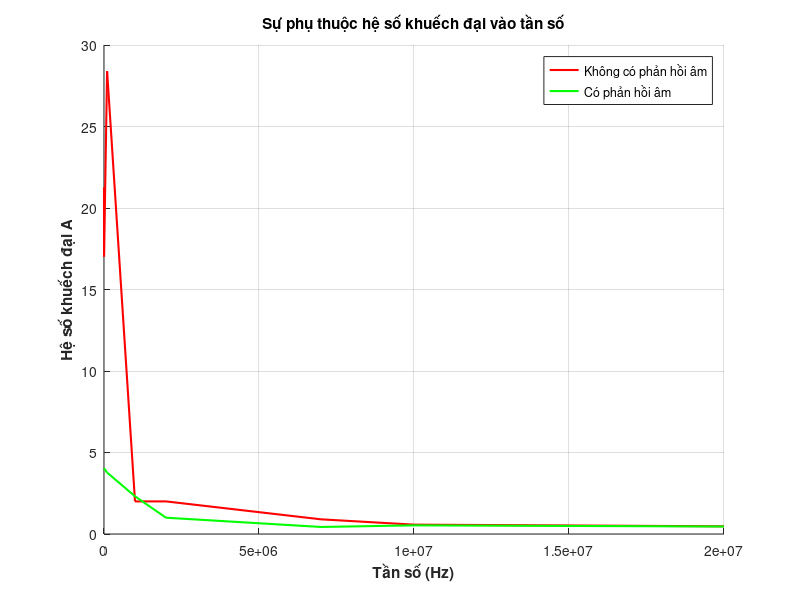

This figure's MATLAB source:
x1 = [100, 1000, 100000, 1000000, 2000000, 7000000, 10000000, 20000000];
y1 = [21.27, 17.02, 28.4, 2, 2, 0.9, 0.574, 0.472];
y2 = [4.04, 4.03, 3.77, 2.3125, 1, 0.432, 0.53, 0.46];

figure;
hold on;

plot(x1, y1, '-r', 'LineWidth', 1.5); % Đường màu đỏ
plot(x1, y2, '-g', 'LineWidth', 1.5); % Đường màu xanh lá
% Đặt tiêu đề và nhãn cho trục
title('Sự phụ thuộc hệ số khuếch đại vào tần số');
xlabel('Tần số (Hz)','FontWeight','bold','FontSize',11,'Color',[0.15 0.15 0.15]);
ylabel('Hệ số khuếch đại A','FontWeight','bold','FontSize',11,'Color',[0.15 0.15 0.15]);

% Thêm chú thích cho các đường
legend('Không có phản hồi âm', 'Có phản hồi âm');

grid on;
